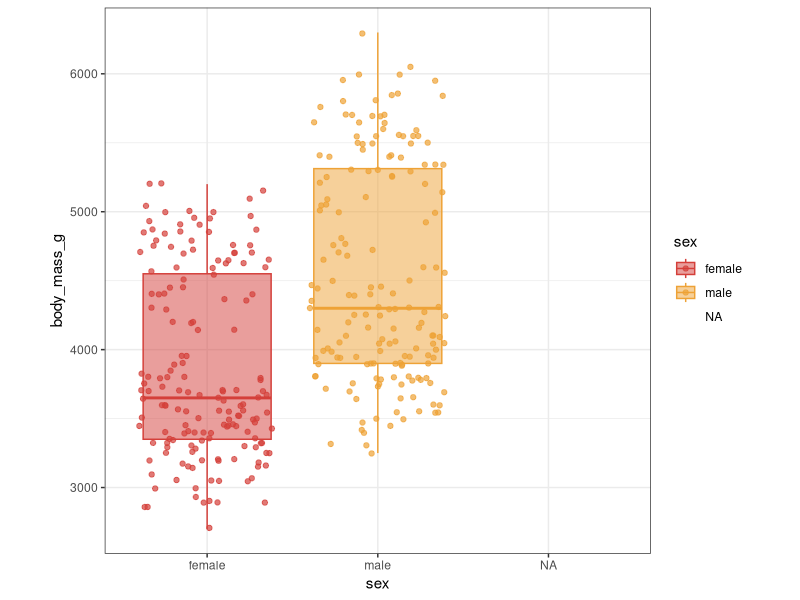

This chart was generated by the following R code:
## ---- chunk 1
options(htmltools.dir.version = FALSE)
knitr::opts_chunk$set(
	echo = FALSE,
	message = FALSE,
	warning = FALSE,
	cache = TRUE
)
library(tidyverse)
library(knitr)
library(ggsci)
## ---- chunk 2
data(penguins, package = "palmerpenguins")
penguins[c(1:2,251:252,300:301),] %>% kable(format = 'html') %>% kableExtra::kable_styling("striped") %>% kableExtra::scroll_box(width = "100%")
## ---- chunk 3
penguins %>% 
  group_by(sex) %>%
  summarize(across(c("body_mass_g"), 
                   list(Mean = ~ mean(., na.rm = T), 
                        SD = ~ sd(., na.rm =T), 
                        Min = ~ min(., na.rm = T), 
                        Median = ~ median(., na.rm = T), 
                        Max = ~ max(., na.rm = T)))) %>% 
  kable(format = 'html', digits = 1) %>% 
  kableExtra::kable_styling("striped") %>% 
  kableExtra::scroll_box(width = "100%")
## ---- chunk 4
penguins %>%
  ggplot(aes(x = sex, y = body_mass_g, color = sex, fill = sex)) +
  geom_boxplot(alpha = 0.5) +
  geom_point(position = "jitter", alpha = 0.7) + 
  theme_bw() +
  theme(aspect.ratio = 1) +
  scale_color_locuszoom()  +
  scale_fill_locuszoom()
